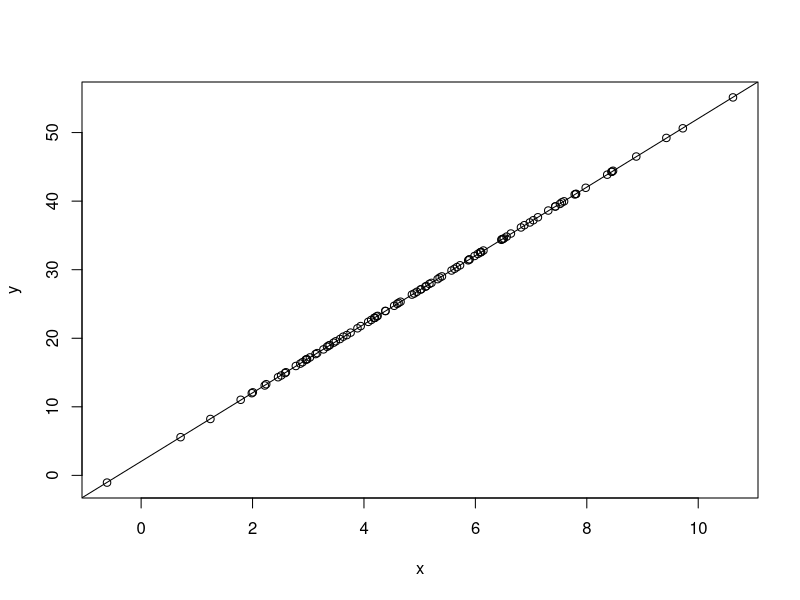
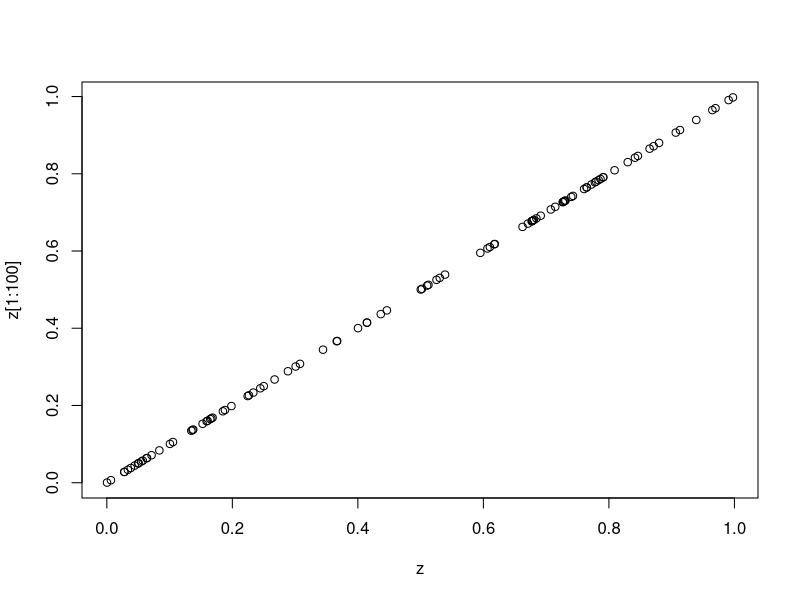
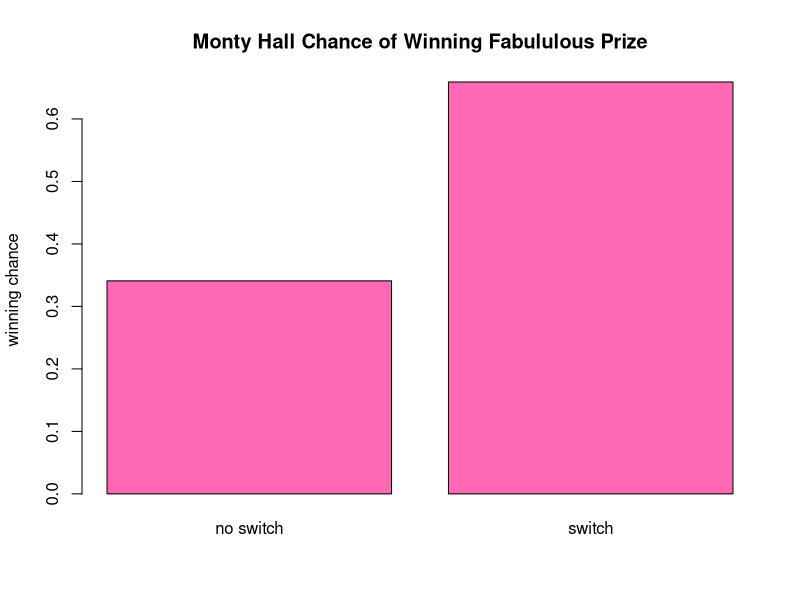

These charts were generated, in order, by the following R code:
setwd('C:\\Users\\britt\\Evolution\\Tasks\\Task_11')
?rnorm
x <- rnorm(100, mean=5, sd=2)
summary(x)
x
y <- ((x*5)+2)+runif(100, 0, 0.1)
plot(x,y)
abline(lm(y~x))
coef(lm(y~x))
#The y-intercept is 2.035808. The slope is 5.002274. 2 and 5 were initially used
#when I formed the x object. 
z <- c()
for(i in 1:100) {
  z[i] <- runif(1, 0, 1)
  y <- ((x*z[i])+2)+runif(100, 0, 0.1)
  mb <- coef(lm(y~z[1:100]))
}
mb  
plot(z, z[1:100])
#The trend of the line is the same for both graphs just on different scales. 
#2
n <- 10000
prize <- sample(c("A","B", "C"), size=n, replace=TRUE)
open <- ifelse(prize=="A", sample(c("B", "C"), size=n, replace=TRUE), ifelse(prize=="B", "C", "B"))
notopen <- ifelse(open=="B", "C", "B")
same <- sum(prize=="A")/n
notsame <- sum(prize==notopen)/n
chanceWIN <- c(same, notsame)
barplot(chanceWIN, names.arg = c("no switch", "switch"), ylab="winning chance", main="Monty Hall Chance of Winning Fabululous Prize", col="hotpink")
